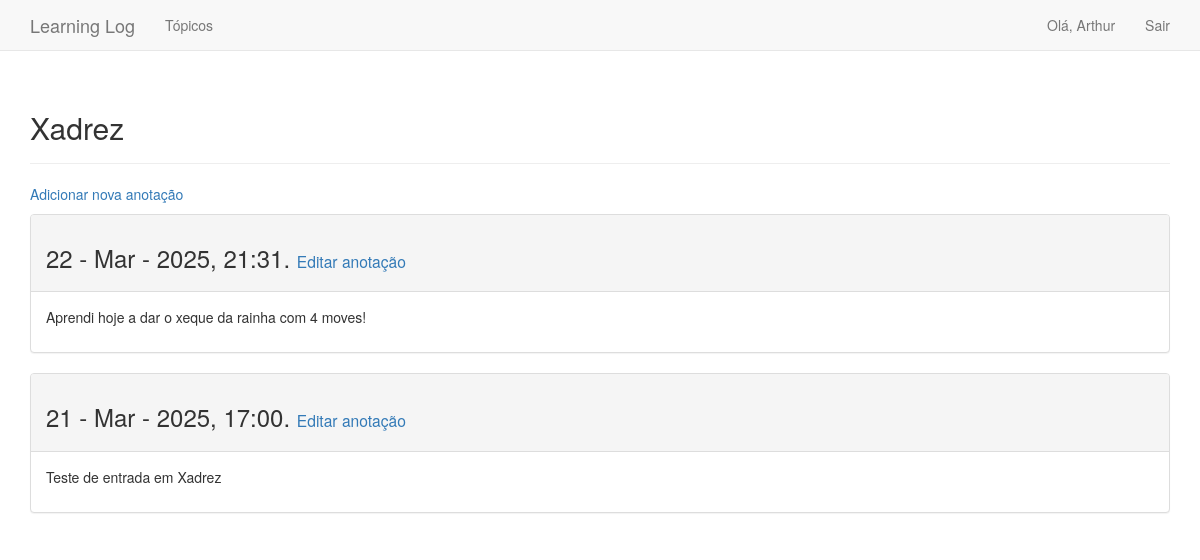
Page /topics/4/ (signed in) on the committed database.
### learning_logs/models.py (models this page shows, shortened)
class Topic(models.Model): # Define um modelo/tabela chamado Topic
    text = models.CharField(max_length=200) # Define um campo de texto com no máximo 200 caracteres
    date_added = models.DateTimeField(auto_now_add=True) # Define um campo de data e hora que armazena a data e hora atuais
    owner = models.ForeignKey(User, on_delete=models.CASCADE)
    class Meta:
        verbose_name_plural = 'topics' # Define o plural de 'Topic' como 'topics', passando essa informação para que o Django não adicione um 's' ao final do nome da tabela
    def __str__(self):
        return self.text # Retorna o texto do campo text

class Entry(models.Model):
    topic = models.ForeignKey(Topic, on_delete=models.CASCADE) # Define um campo que estabelece uma relação entre as tabelas Topic e Entry
    text = models.TextField() # Define um campo de texto
    date_added = models.DateTimeField(auto_now_add=True) # Define um campo de data e hora, automaticamente preenchido com a data e hora atuais do momento da criação do objeto
    class Meta:
        verbose_name_plural = 'entries' # Define o plural de 'Entry' como 'entries', passando essa informação para que o Django não adicione um 's' ao final do nome da tabela

### learning_logs/views.py (the view)
# urls.py: path('topics/<topic_id>/', views.topic, name='topic'), # Define a URL para a página topic.html, passando o argumento topic_id para a view topic
@login_required
def topic(request, topic_id):
    topic = Topic.objects.get(id=topic_id) # Busca um objeto Topic com o id passado como argumento
    if topic.owner != request.user: # Verifica se o dono do tópico que está sendo acessado é o usuário atual
        raise Http404 # Caso não seja, redireciona para uma página de erro padrão de Django
    entries = topic.entry_set.order_by('-date_added') # Busca todas as entradas relacionadas ao tópico e as ordena pela data de criação
    context = {'topic': topic, 'entries': entries} # Cria um dicionário com as chaves 'topic' e 'entries' e os valores topic e entries, respectivamente
    return render(request, 'learning_logs/topic.html', context) # Renderiza a página topic.html, passando o dicionário context como argumento

### learning_logs/templates/learning_logs/topic.html (shortened to what this page needs)
{% extends "learning_logs/base.html" %}
{% block header %}
    <h2>{{ topic }}</h2>
{% endblock header %}
{% block content%}
<p><a href="{% url 'new_entry' topic.id %}">Adicionar nova anotação</a></p>
    {% for entry in entries %}
        <div class="panel panel-default">
            <div class="panel-heading">
                <h3>
                    {{ entry.date_added|date:'d - M - Y, H:i.' }}
                    <small>
                        <a href="{% url 'edit_entry' entry.id %}">Editar anotação</a>
                    </small>
                </h3>
            </div>
            <div class="panel-body">
                {{ entry.text | linebreaks }}
            </div>
        </div>
        {% empty %}
        Não há entradas para este tópico.
    {% endfor %}
{% endblock content %}

### learning_logs/templates/learning_logs/base.html (shortened to what this page needs)
{% load bootstrap3 %}
<!DOCTYPE html>
<html lang="pt-br">
    <head>
        {% bootstrap_css %}
    </head>
    <body>
        <nav class="navbar navbar-default navbar-static-top">
            <div class="container">
                <div class="navbar-header">
                    <a class="navbar-brand" href="{% url 'index' %}">Learning Log</a>
                </div>
                <div id="navbar" class="collapse navbar-collapse">
                    <ul class="nav navbar-nav">
                        <li><a href="{% url 'topics' %}">Tópicos</a></li>
                    </ul>
                    <ul class="nav navbar-nav navbar-right">
                        {% if user.is_authenticated %}
                            <li><a>Olá, {{ user.username }}</a></li>
                            <li><a href="{% url 'logout' %}">Sair</a></li>
                        {% else %}
                            <li><a href="{% url 'register' %}">Registrar</a></li>
                            <li><a href="{% url 'login' %}">Entrar</a></li>
                        {% endif %}
                    </ul>
                </div>
            </div>
        </nav>
        <div class="container">
            <div class="page-header">
                {% block header %}{% endblock header %}
            </div>
            <div>
                {% block content %}{% endblock content %}
            </div>
        </div>
    </body>
</html>

### rows in the picture
Topic: text "Xadrez"
Entry: date_added "22 - Mar - 2025, 21:31.", text "Aprendi hoje a dar o xeque da rainha com 4 moves!"
Entry: date_added "21 - Mar - 2025, 17:00.", text "Teste de entrada em Xadrez"

### other values in the picture
{{ user.username }} "Arthur"
